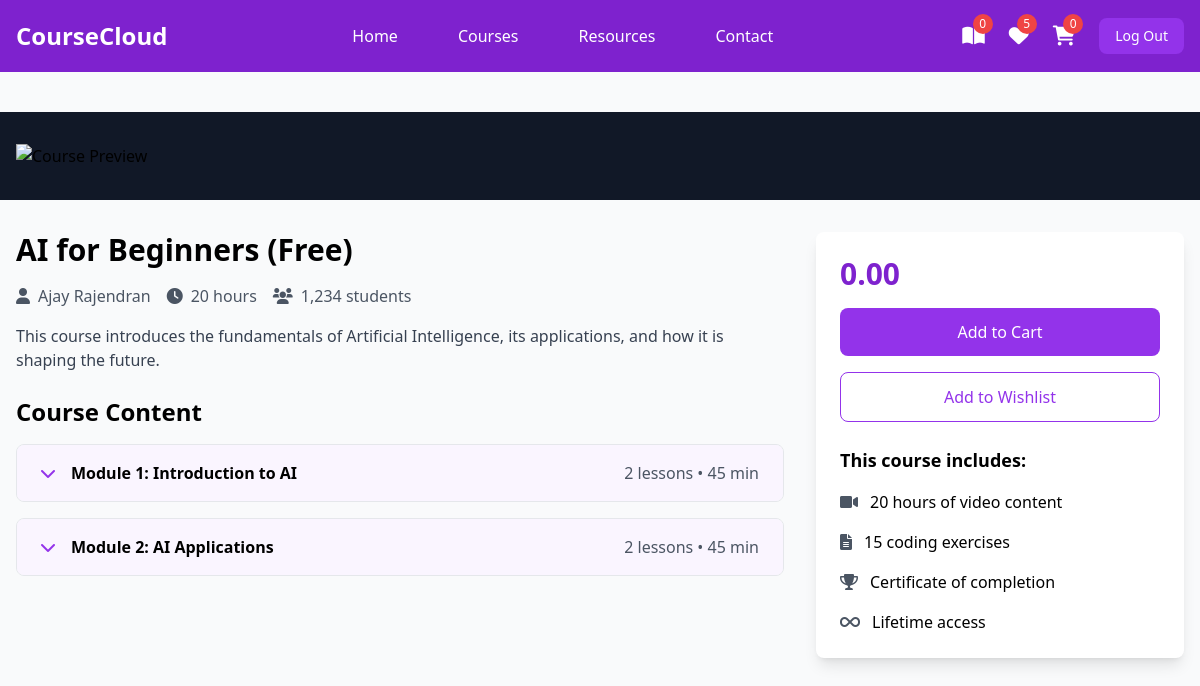
The page /student/courses/detail/5/ (signed in) on the database its author committed.
### instructor/models.py (models this page shows, shortened)
class User(AbstractUser):
    ROLE_CHOICES =(
        ("instructor","Instructor"),
        ("student","Student")
    )
    role=models.CharField(max_length=20,choices=ROLE_CHOICES,default="student")

class Course(models.Model):
    title=models.CharField(max_length=200)
    description=models.TextField()
    price=models.DecimalField(decimal_places=2,max_digits=7)
    owner=models.ForeignKey(User,on_delete=models.SET_NULL,related_name="courses",null=True)
    is_free=models.BooleanField(default=False)
    picture=models.ImageField(upload_to="courseimages",null=True,blank=True,default="courseimages/default.png")
    thumbnail=EmbedVideoField()
    category_objects=models.ManyToManyField(Category)
    created_at=models.DateTimeField(auto_now_add=True)
    updated_at=models.DateTimeField(auto_now=True)

class Module(models.Model):
    title=models.CharField(max_length=200)
    course_object=models.ForeignKey(Course,on_delete=models.CASCADE,related_name="modules")
    order=models.PositiveIntegerField()

### student/views.py (the view)
# urls.py: path('courses/detail/<int:pk>/',views.CourseDetailView.as_view(),name="course-detail"),
@method_decorator(signin_required,name="dispatch")
class CourseDetailView(View):
    def get(self,request,*args,**kwargs):
        id=kwargs.get("pk")
        course_instance=Course.objects.get(id=id)
        return render(request,"course_detail.html",{"course":course_instance})

### student/context_processors.py (called while the page is built)
def course_context(request):
    count=0
    if request.user.is_authenticated:
        orders=request.user.purchase.filter(is_paid=True)
        count = len([c for o in orders for c in o.course_objects.all()])
    return {"count":count}

### student/templates/course_detail.html (shortened to what this page needs)
{%extends 'base.html'%}
{%load embed_video_tags%}
{%block main_block%}
<div class="pt-10">
    <div class="bg-gray-900 w-full">
        <div class="max-w-screen-xl mx-auto px-4 py-8">
            <div class="aspect-w-16 aspect-h-9">
                <img src="" alt="Course Preview" class="w-full max-h-[600px] object-cover object-center">
            </div>
        </div>
    </div>
    <div class="max-w-screen-xl mx-auto px-4 py-8 grid grid-cols-1 lg:grid-cols-3 gap-8">
        <div class="lg:col-span-2">
            <h1 class="text-3xl font-bold mb-4">{{course.title}}</h1>
            <div class="flex items-center mb-4 text-gray-600">
                <span class="mr-4"><i class="fas fa-user mr-2"></i>{{course.owner.first_name}} {{course.owner.last_name}}</span>
                <span class="mr-4"><i class="fas fa-clock mr-2"></i>20 hours</span>
                <span><i class="fas fa-users mr-2"></i>1,234 students</span>
            </div>
            <p class="text-gray-700 mb-6">{{course.description}}</p>
            <div class="space-y-4">
                <h2 class="text-2xl font-bold mb-4">Course Content</h2>
                {%for module in course.modules.all%}
                <div class="border rounded-lg overflow-hidden">
                    <button class="w-full px-6 py-4 bg-purple-50 hover:bg-purple-100 flex items-center justify-between" onclick="toggleModule('module{{forloop.counter}}')">
                        <div class="flex items-center">
                            <i class="fas fa-chevron-down mr-4 text-purple-600"></i>
                            <span class="font-semibold">Module {{forloop.counter}}: {{module.title}}</span>
                        </div>
                        <span class="text-gray-600">{{module.lessons.all.count}} lessons • 45 min</span>
                    </button>
                </div>
                {%endfor%}
            </div>
        </div>
        <div class="lg:col-span-1">
            <div class="bg-white p-6 rounded-lg shadow-lg sticky top-24">
                <div class="text-3xl font-bold mb-4 text-purple-700">{{course.price}}</div>
                <a href="{%url 'add-to-cart' course.id%}">
                    <button class="w-full bg-purple-600 text-white py-3 rounded-lg mb-4 hover:bg-purple-700 transition duration-300">
                        Add to Cart
                    </button>
                </a>
                <button class="w-full border border-purple-600 text-purple-600 py-3 rounded-lg mb-6 hover:bg-purple-50 transition duration-300">
                    Add to Wishlist
                </button>
                <div class="space-y-4">
                    <h3 class="font-bold text-lg">This course includes:</h3>
                    <div class="flex items-center">
                        <i class="fas fa-video mr-3 text-gray-600"></i>
                        <span>20 hours of video content</span>
                    </div>
                    <div class="flex items-center">
                        <i class="fas fa-file-alt mr-3 text-gray-600"></i>
                        <span>15 coding exercises</span>
                    </div>
                    <div class="flex items-center">
                        <i class="fas fa-trophy mr-3 text-gray-600"></i>
                        <span>Certificate of completion</span>
                    </div>
                    <div class="flex items-center">
                        <i class="fas fa-infinity mr-3 text-gray-600"></i>
                        <span>Lifetime access</span>
                    </div>
                </div>
            </div>
        </div>
    </div>
</div>
{%endblock%}

### student/templates/base.html (shortened to what this page needs)
<!DOCTYPE html>
<html lang="en">
<head>
    <script src="https://cdn.tailwindcss.com"></script>
    <link href="https://cdnjs.cloudflare.com/ajax/libs/font-awesome/6.0.0/css/all.min.css" rel="stylesheet">
</head>
<body class="bg-gray-50">
    <nav class="bg-purple-700 fixed w-full z-20 top-0 left-0 sticky">
        <div class="max-w-screen-xl flex flex-wrap items-center justify-between mx-auto p-4">
            <a href="#" class="flex items-center">
                <span class="self-center text-2xl font-semibold text-white">CourseCloud</span>
            </a>
            <div class="items-center justify-between hidden w-full md:flex md:w-auto md:order-1">
                <ul class="flex flex-col p-4 md:p-0 mt-4 font-medium md:flex-row md:space-x-8 md:mt-0">
                    <li><a href="#" class="block py-2 pl-3 pr-4 text-white hover:text-purple-200">Home</a></li>
                    <li><a href="#" class="block py-2 pl-3 pr-4 text-white hover:text-purple-200">Courses</a></li>
                    <li><a href="#" class="block py-2 pl-3 pr-4 text-white hover:text-purple-200">Resources</a></li>
                    <li><a href="#" class="block py-2 pl-3 pr-4 text-white hover:text-purple-200">Contact</a></li>
                </ul>
            </div>
            <div class="flex items-center space-x-6 md:order-2">
                <div class="relative group">
                    <a href="{%url 'mycourses'%}" class="text-white hover:text-purple-200">
                        <i class="fas fa-book-open text-xl"></i>
                        <span class="absolute -top-2 -right-2 bg-red-500 text-white text-xs rounded-full h-5 w-5 flex items-center justify-center">{{count}}</span>
                    </a>
                </div>
                <div class="relative group">
                    <a href="#" class="text-white hover:text-purple-200">
                        <i class="fas fa-heart text-xl"></i>
                        <span class="absolute -top-2 -right-2 bg-red-500 text-white text-xs rounded-full h-5 w-5 flex items-center justify-center">5</span>
                    </a>
                </div>
                <div class="relative group">
                    <a href="{%url 'cart-summary'%}" class="text-white hover:text-purple-200">
                        <i class="fas fa-shopping-cart text-xl"></i>
                        <span class="absolute -top-2 -right-2 bg-red-500 text-white text-xs rounded-full h-5 w-5 flex items-center justify-center">{{request.user.basket.all.count}}</span>
                    </a>
                </div>
                <a href="{%url 'signout'%}"><button class="text-white bg-purple-600 hover:bg-purple-800 focus:ring-4 focus:outline-none focus:ring-purple-300 font-medium rounded-lg text-sm px-4 py-2 text-center">Log Out</button></a>
            </div>
        </div>
    </nav>
        {%block main_block%}
        {%endblock%}
</body>
</html>

### rows shown on the page
User: user.basket.all.count "0"
Course: title "AI for Beginners (Free)", owner.first_name "Ajay", owner.last_name "Rajendran", description "This course introduces the fundamentals of Artificial Intelligence, its applications, and how it is shaping the future.", price "0.00"
Module: title "Introduction to AI", lessons.all.count "2"
Module: title "AI Applications", lessons.all.count "2"

### other values the page prints
{{ count }} "0"
